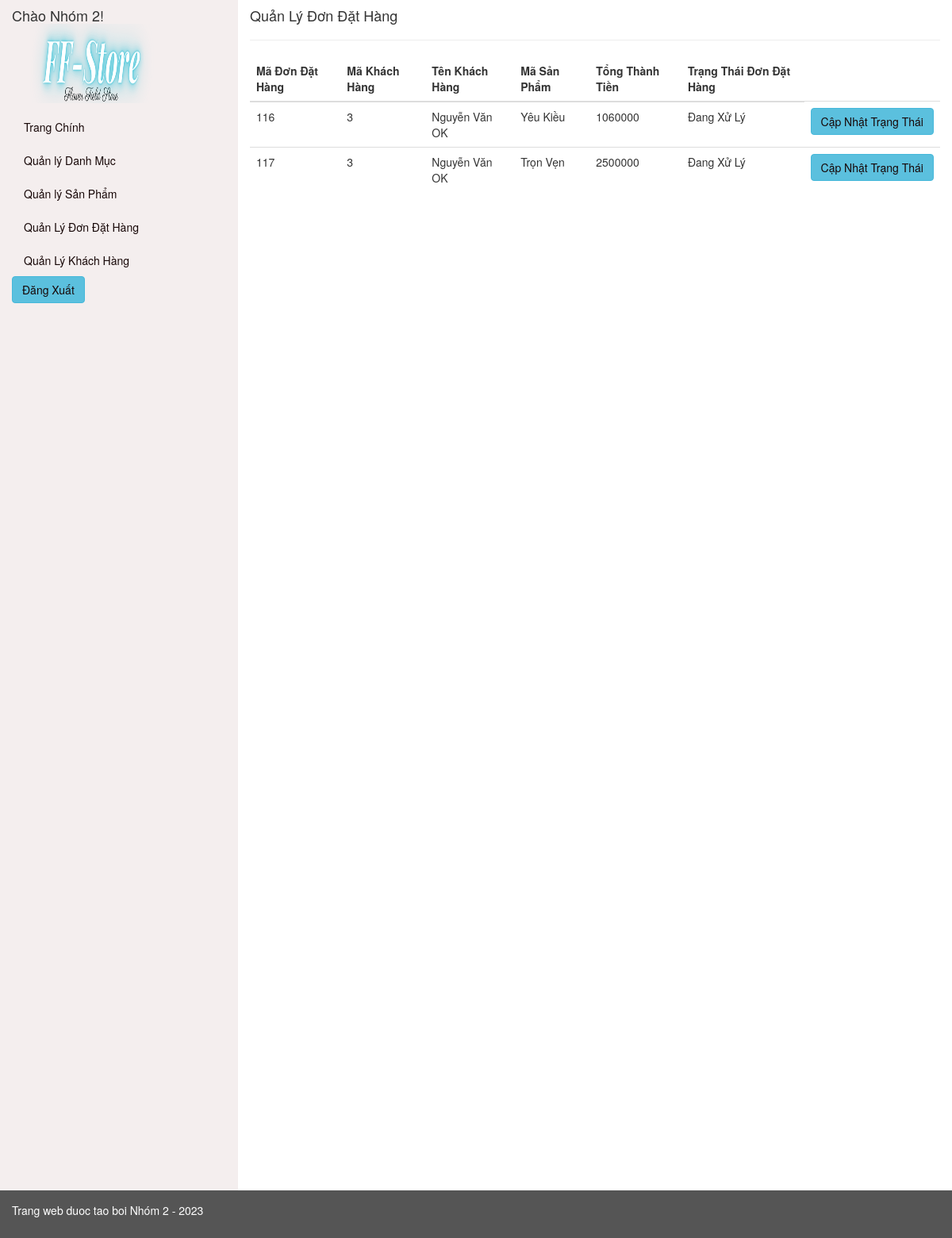
The app's page /admin/index.php?p=order with its own data.
### tables this page shows
CREATE TABLE `dondathang` (
  `MaDDH` int(20) NOT NULL,
  `MaKH` int(20) DEFAULT NULL,
  `TenKH` varchar(20) DEFAULT NULL,
  `MaSP` int(20) DEFAULT NULL,
  `TongThanhTien` float DEFAULT NULL,
  `TrangThaiDonDatHang` varchar(20) DEFAULT 'Đang Xử Lý'
);

CREATE TABLE `khachhang` (
  `MaKH` int(20) NOT NULL,
  `HoTenKH` varchar(20) NOT NULL,
  `GioiTinh` varchar(5) NOT NULL,
  `DiaChi` varchar(20) NOT NULL,
  `SDT` varchar(20) NOT NULL,
  `Email` varchar(20) NOT NULL,
  `NgaySinh` date NOT NULL,
  `MatKhau` varchar(20) NOT NULL
);

CREATE TABLE `sanpham` (
  `MaSP` int(20) NOT NULL,
  `TenSP` varchar(20) DEFAULT NULL,
  `Gia` int(20) DEFAULT NULL,
  `HinhAnh` varchar(150) DEFAULT NULL,
  `MoTaSP` varchar(100) DEFAULT NULL,
  `TrangThaiSP` varchar(20) DEFAULT NULL,
  `MaLoaiSP` int(11) DEFAULT NULL,
  `SoLuong` int(200) DEFAULT NULL
);

### admin/index.php (called while the page is built, shortened)
<?php
    $baseUrl = $_SERVER['PHP_SELF'];
    include('../admin/theme.php')
?>

### admin/dondathang.php (called while the page is built, shortened)
<?php
include ('qluser.php');
include ('sanpham.php');
class dondathang {
    public static function LayDSDDH($conn) {
        $sql = "SELECT * FROM dondathang";
        $result = $conn->query($sql);
        $dondathangList = array();
        if ($result->num_rows > 0) {
          while($row = $result->fetch_assoc()) {
            $khachhang_obj =  khachhang ::layDanhSachKhachHang($conn,$row["MaKH"]);
            $sanpham_obj = SanPham::laySP($conn,$row["MaSP"]);
            $ddh_obj = new dondathang();
            $ddh_obj->MaDDH = $row["MaDDH"];
            $ddh_obj->MaKH = $khachhang_obj->MaKH;
            $ddh_obj->TenKH = $row["TenKH"];
            $ddh_obj->MaSP = $sanpham_obj->TenSP;
            $ddh_obj->TongThanhTien = $row["TongThanhTien"];
            $ddh_obj->TrangThaiDonDatHang = $row["TrangThaiDonDatHang"];
            $dondathangList[] = $ddh_obj;
          }
        }
        return $dondathangList;
    }
  }
?>

### admin/qluser.php (called while the page is built, shortened)
<?php
    class khachhang {
            public static function layDanhSachKhachHang($conn, $id) {
                $sql = "SELECT * FROM khachhang WHERE MaKH = $id";
                $result = mysqli_query($conn, $sql);
                $khachhang = new khachhang();
                $row = mysqli_fetch_assoc($result);
                $khachhang->MaKH = $row['MaKH'];
                $khachhang->HoTenKH = $row['HoTenKH'];
                $khachhang->GioiTinh = $row['GioiTinh'];
                $khachhang->DiaChi = $row['DiaChi'];
                $khachhang->SDT = $row['SDT'];
                $khachhang->Email = $row['Email'];
                $khachhang->NgaySinh = $row['NgaySinh'];
                $khachhang->MatKhau = $row['MatKhau'];
                return $khachhang;
            }
    }
?>

### admin/sanpham.php (called while the page is built, shortened)
<?php
include ('danhmuc.php');
class SanPham {
    public static function laySP($conn, $id) {
        $sql = "SELECT * FROM sanpham WHERE MaSP = $id";
        $result = mysqli_query($conn, $sql);
        $sp_obj = new SanPham();
        $row = mysqli_fetch_assoc($result);
        $sp_obj->MaSP = $row["MaSP"];
        $sp_obj->TenSP = $row["TenSP"];
        $sp_obj->Gia = $row["Gia"];
        $sp_obj->HinhAnh = $row["HinhAnh"];
        $sp_obj->MoTaSP = $row["MoTaSP"];
        $sp_obj->TrangThaiSP = $row["TrangThaiSP"];
        $sp_obj->MaLoaiSP = danhmuc::layDanhmucSP($conn,$row["MaLoaiSP"]);
        $sp_obj->SoLuong = $row["SoLuong"];
        return $sp_obj;
    }
  }
?>

### admin/danhmuc.php (called while the page is built, shortened)
<?php
    class danhmuc {
        public static function layDanhmucSP($conn, $id) {
            $sql = "SELECT * FROM danhmuc WHERE MaLoaiSP = $id";
            $result = mysqli_query($conn, $sql);
            $danhmuc = new danhmuc();
            $row = mysqli_fetch_assoc($result);
            $danhmuc->MaLoaiSP = $row['MaLoaiSP'];
            $danhmuc->TenLoaiSP = $row['TenLoaiSP'];
            return $danhmuc;
        }
    }
?>

### admin/dondathangView.php (the view, shortened to what this page needs)
<?php
    include('dondathang.php');
    $data = dondathang::LayDSDDH($conn);
?>
<table class="table">
    <thead>
        <tr>
            <th>Mã Đơn Đặt Hàng</th>
            <th>Mã Khách Hàng</th>
            <th>Tên Khách Hàng</th>
            <th>Mã Sản Phẩm</th>
            <th>Tổng Thành Tiền</th>
            <th>Trạng Thái Đơn Đặt Hàng</th>
        </tr>
    </thead>
    <tbody>
        <?php
            foreach($data as $item)
            {
        ?>
            <tr>
                <td scope="row"><?php echo $item->MaDDH;?></td>
                <td><?php echo $item->MaKH;?></td>
                <td><?php echo $item->TenKH;?></td>
                <td><?php echo $item->MaSP;?></td>
                <td><?php echo $item->TongThanhTien;?></td>
                <td><?php echo $item->TrangThaiDonDatHang;?>  </td>
                <td><button type="button" class="btn btn-info"><a href='<?php echo "$baseUrl?p=ordersua&&id=$item->MaDDH" ?>'>Cập Nhật Trạng Thái</a> </button></td>
            </tr>
        <?php
            }
        ?>
    </tbody>
</table>

### admin/asset/css/mycss.css (style rules this page uses)
a { color: #170707; }

### records on screen
dondathang: MaDDH "116", MaKH.MaKH "3", TenKH "Nguyễn Văn OK", MaSP.TenSP "Yêu Kiều", TongThanhTien "1060000", TrangThaiDonDatHang "Đang Xử Lý"
dondathang: MaDDH "117", MaKH.MaKH "3", TenKH "Nguyễn Văn OK", MaSP.TenSP "Trọn Vẹn", TongThanhTien "2500000", TrangThaiDonDatHang "Đang Xử Lý"

### other values on screen
$pages['trangchinh'][0] "Trang Chính"
$pages['danhmuc'][0] "Quản lý Danh Mục"
$pages['sp'][0] "Quản lý Sản Phẩm"
$pages['order'][0] "Quản Lý Đơn Đặt Hàng"
$pages['user'][0] "Quản Lý Khách Hàng"
$pages[$page][0] "Quản Lý Đơn Đặt Hàng"
